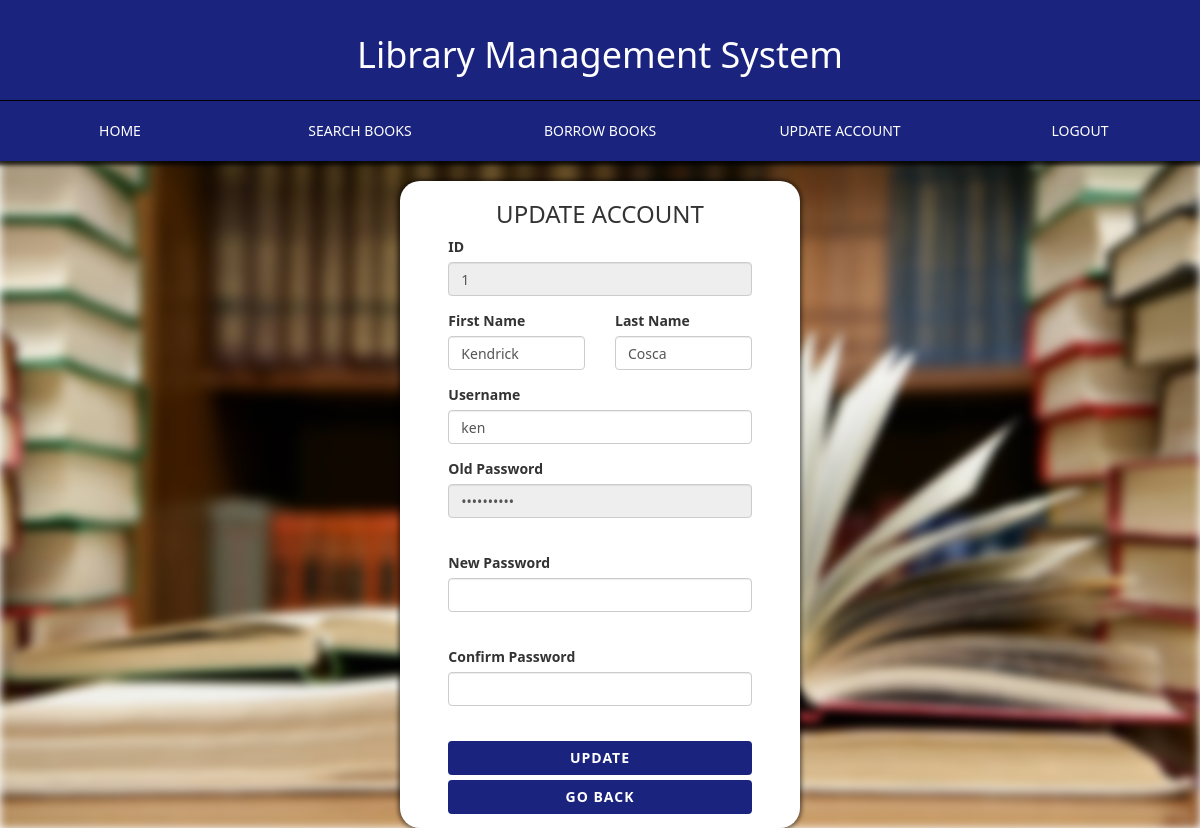
The app's page /updateAccount.php (signed in) with its own data.
### tables this page shows
CREATE TABLE `usertbl` (
  `id` int(11) NOT NULL,
  `fullname` varchar(50) NOT NULL,
  `lname` varchar(25) NOT NULL,
  `fname` varchar(25) NOT NULL,
  `user` varchar(10) NOT NULL,
  `pass` varchar(10) NOT NULL,
  `status` enum('y','n') NOT NULL,
  `num_of_books` int(11) NOT NULL,
  `borrowed_status` enum('y','n') NOT NULL,
  `penalty_date` date DEFAULT NULL
);

### updateAccount.php (the view, shortened to what this page needs)
<html>
	<head>
		<link rel="stylesheet" type="text/css" href="./css/bootstrap.min.css">
		<link rel="stylesheet" type="text/css" href="./css/custom.css">
	</head>
	<body>
		<?php include 'loader.php'; ?>
	<?php include "./header3.php"; ?>
			<div class="row">
				<div class="col-md-4"></div>
				<div class="col-md-4 form">
					<div class="row">
						<div class="col-md-1"></div>
						<div class="col-md-10">
							<form action="./updateAccountToLib.php" method="post" onsubmit="return checkInputs();" id="formUpdateAccount">
								<div class="form-group">
									<h3 class="text-center">UPDATE ACCOUNT</h3>
									<label for="id">ID</label>
									<input type="number" value="<?php echo $_SESSION['id'] ?>" class="form-control" name="id" readonly />
								</div>
								<?php
									include('./connect.php');
									$query = "SELECT * FROM usertbl WHERE ID = ". $_SESSION['id'];
									$sql = mysqli_query($db_connect, $query);
									while($row = mysqli_fetch_array($sql)) {
								?>
									<div class="row">
										<div class="col-md-6">
											<div class="form-group">
												<label for="fname">First Name</label>
												<input type="text" name="fname" value="<?php echo $row['fname'] ?>" id="fname" class="form-control" maxlength="25" required />
											</div>
										</div>
										<div class="col-md-6">
											<div class="form-group">
												<label for="lname">Last Name</label>
												<input type="text" name="lname" value="<?php echo $row['lname'] ?>" id="lname" class="form-control" maxlength="25" required />
											</div>
										</div>
									</div>
									<div class="form-group">
										<label for="username">Username</label>
										<input type="text" name="username" value="<?php echo $row['user'] ?>" id="user" class="form-control" maxlength="10" required />
									</div>
									<div class="form-group">
										<label for="password">Old Password</label>
										<input type="password" name="oldpassword" value="<?php echo $row['pass'] ?>" class="form-control" maxlength="10" required readonly/>
										<br>
									</div>
									<div class="form-group">
										<label for="password">New Password</label>
										<input type="password" name="password1" id="password" class="form-control"  onkeyup="matchPassword();" pattern=".{6,10}" title="6 to 10 characters" maxlength="10" />
										<br>
									</div>
									<div class="form-group">
										<label for="password">Confirm Password</label>
										<input type="password" name="password2" id="password2" class="form-control" onkeyup="matchPassword();" maxlength="10"  />
										<br>
									</div>
									<input type="submit" id="submitUpdate" name="login" value="UPDATE" class="btn btn-login btn-block" />
									<a href="./" class="btn btn-block btn-login">GO BACK</a>
								<?php
									}
								?>
							</form>
						</div>
						<div class="col-md-1"></div>
					</div>
				</div>
				<div class="col-md-4"></div>
			</div>
		</div>
	</body>
</html>

### css/custom.css (style rules this page uses)
body { font-family: 'Segoe UI'; }
.form { margin:auto; margin-top: 20px; background: #fff; border-radius: 20px; box-shadow: 0px 0px 4px 2px rgba(0,0,0,0.5); }
.btn-login { background: #1A237E; font-weight: 700; letter-spacing: 1px; color: #fff; }

### records on screen
usertbl: fname "Kendrick", lname "Cosca", username "ken"
